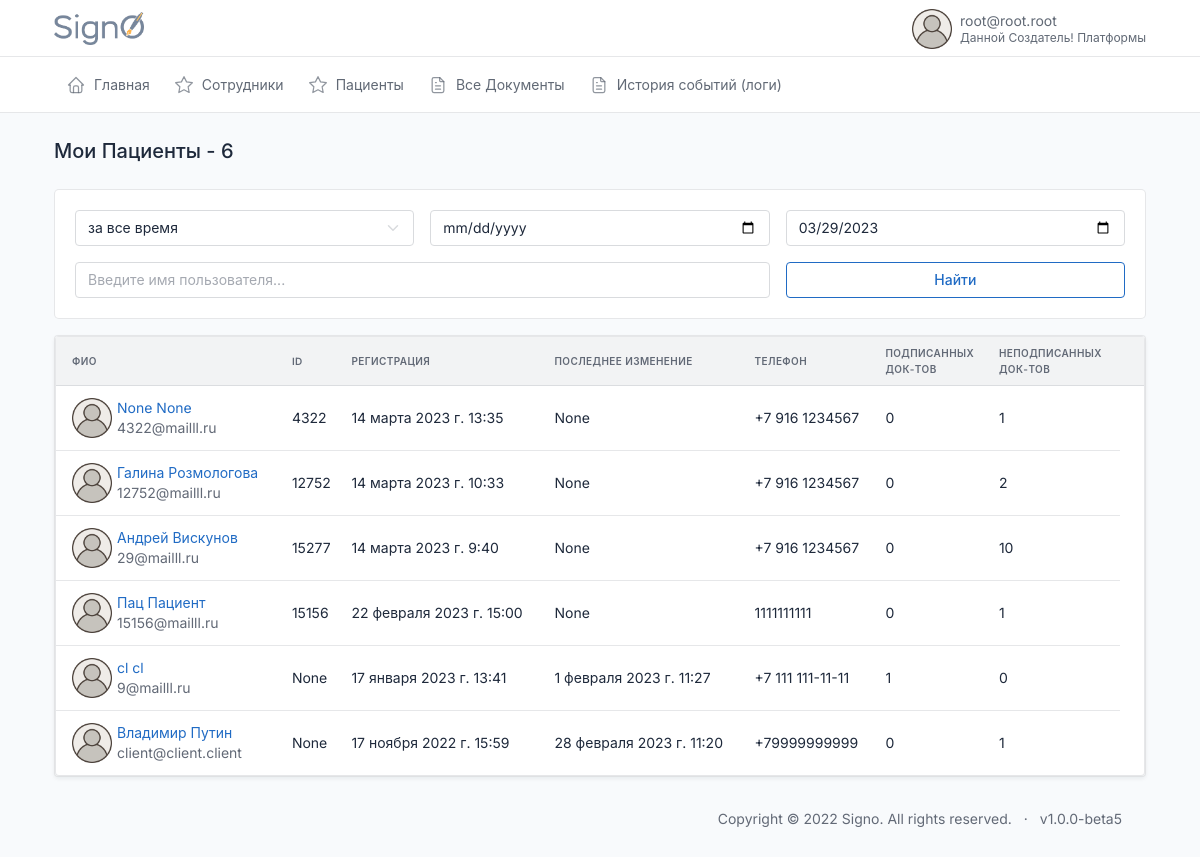
The page /myclients/ (signed in) on the database as committed earlier.
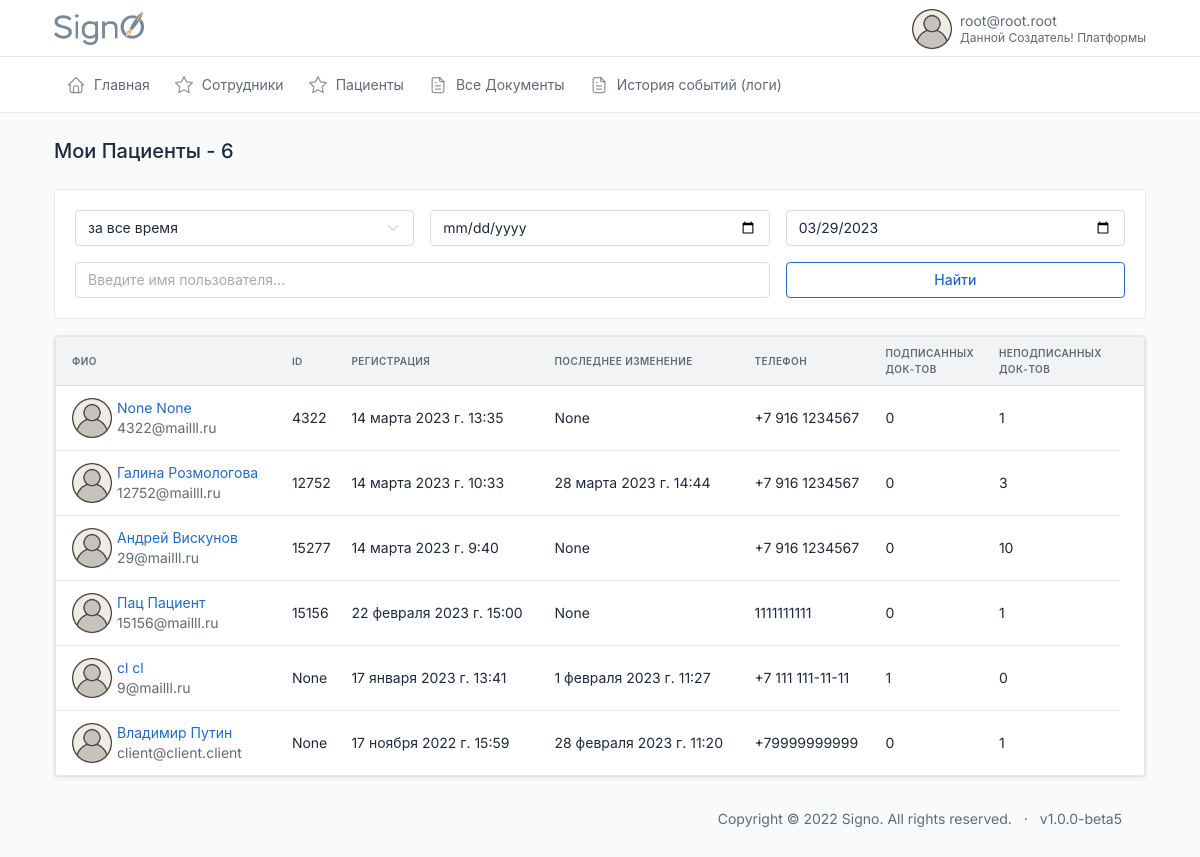
The same page on the database as committed later.
### users/models.py (models this page shows, shortened)
class CustomUser(AbstractBaseUser, PermissionsMixin):
    email = models.EmailField(max_length=254, unique=True, verbose_name='Электронная почта')
    first_name = models.CharField(u"Имя", max_length=100, blank=True, null=True)
    last_name = models.CharField(u"Фамилия", max_length=100, blank=True, null=True)
    patronymic = models.CharField(u"Отчество", max_length=100, blank=True, null=True)
    pasport_series = models.CharField(max_length=12, blank=True, verbose_name='Серия паспорта')
    pasport_number = models.CharField(max_length=12, blank=True, verbose_name='Номер паспорта')
    addres = models.CharField(max_length=240, blank=True, verbose_name='Адрес пользователя')
    user_profile_id = models.IntegerField(blank=True, verbose_name='ID пользователя', null=True)
    phone = models.CharField(max_length=24, verbose_name='Телефон')
    uniq_id = models.CharField(unique=True, max_length=12, blank=True, null=True, verbose_name='Уникальный ID')
    photo = models.ImageField(
        upload_to='users/%Y/%m/%d/',
        blank=True,
        default='../static/images/default_avatar.png',
        verbose_name='Аватар')
    is_active = models.BooleanField(default=True, verbose_name='Активирован')
    is_admin = models.BooleanField(default=False, verbose_name='Администратор')
    is_staff = models.BooleanField(_('staff status'), default=False)
    is_superuser = models.BooleanField(_('super user'), default=False)
    date_joined = models.DateTimeField(u'date joined', blank=True, null=True, default=timezone.now)
    last_login = models.DateTimeField(u'last login', blank=True, null=True)
    groups = models.ManyToManyField(Group, blank=True, null=True, verbose_name='Группы', related_name='groups')
    user_permissions = models.ManyToManyField(Permission, blank=True, null=True, verbose_name='Разрешения', related_name='user_permissions')
    date_of_birthday = models.DateField(blank=True, null=True, verbose_name='Дата Рождения')
    ADMINISTRATOR = 'AD'
    DOCTOR = 'DO'
    CLIENT = 'CL'
    DIRECTOR = 'DI'
    TYPE_ROLE = [
        (ADMINISTRATOR, 'Администратор'),
        (DOCTOR, 'Врач'),
        (CLIENT, 'Клиент'),
        (DIRECTOR, 'Руководитель')
    ]
    type = models.CharField(max_length=6, choices=TYPE_ROLE, default=CLIENT, verbose_name='Тип пользователя')
    ban = models.BooleanField(default=False, verbose_name='Уволен')
    ban_date = models.DateTimeField(verbose_name='дата увольнения', blank=True, null=True)
    ecp = models.BooleanField(default=False, verbose_name='Наличие ЭЦП')
    USERNAME_FIELD = 'email'
    REQUIRED_FIELDS = []
    objects = CustomUserManager()
    class Meta:
        verbose_name='Пользователь'
        verbose_name_plural='Пользователи'

### index/views.py (the view)
# urls.py: path('myclients/', myclients, name='myclients'),
def myclients(request):
    all_users = CustomUser.objects.filter(
            Q(recipient__sender=request.user) | Q(recipient__founder=request.user))
    all_users = annotate_users_with_number_of_signed_docs(
                                            all_users,
                                            'recipient__recipient_status')
    users = search_users(request, all_users)
    context = {
        'title': f'Мои Пациенты - {all_users.count()}',
        'users': users,
    }
    return render(request, 'index/myclients.html', context=context)

### users/services.py (called while the page is built, shortened)
def search_users(request, all_users):
    search_name = request.GET.get('search')
    period = request.GET.get('period')
    user_type = request.GET.get('user_type')
    if period:
        start_date, end_date = get_dates(period, all_users)
        all_users = all_users.filter(date_joined__range=[start_date, end_date])
    if user_type:
        all_users = all_users.filter(type=user_type)
    sort_filter = request.GET.get('sort')
    if sort_filter:
        all_users = all_users.order_by(sort_filter)
    else:
        all_users = all_users.order_by('-date_joined')
    return all_users

### index/templates/index/myclients.html
{%extends 'index.html'%}
{%block content%}
{% include 'common/_info_box_users.html' %}
<div class="col-12">
                <div class="card">
                  {% include 'common/_clients_table.html' %}
                </div>
              </div>
{%endblock%}

### templates/common/_clients_table.html (shortened to what this page needs)
{% load static %}
{% load extra_tags %}
<div class="col-12">
    <div class="card">
      <div class="table-responsive">
        <table class="table table-vcenter card-table">
          <thead>
            <tr>
              <th id="th-last_name" class='sortable-table-header' onclick="filterByField('last_name')">ФИО</th>
              <th id="th-id" class='sortable-table-header' onclick="filterByField('id')">ID
              </th>
              <th id="th-date_joined" class='sortable-table-header' onclick="filterByField('date_joined')">Регистрация</th>
              <th id="th-last_login" class='sortable-table-header' onclick="filterByField('last_login')">Последнее изменение</th>
              {% if request.user.type != 'DO' %}
                <th>Телефон</th>
              {% endif %}
              <th id="th-signed_docs" class='sortable-table-header' onclick="filterByField('signed_docs')">Подписанных<br> док-тов</th>
              <th id="th-not_signed_docs" class='sortable-table-header' onclick="filterByField('not_signed_docs')">Неподписанных<br> док-тов</th>
              <th class="w-1"></th>
            </tr>
          </thead>
          <tbody class="lazy-loading-users">
          {% for user in users %}
          <tr class="lazy-row-users">
              <td>
                <div class="d-flex py-1 align-items-center">
                  {% if user.photo %}
                    <img width=40px height=40px src="{{user.photo.url}}" style="margin-right:5px">
                  {% endif %}
                <div class="flex-fill">
                      {% if request.user.type != 'DO' %}
                        <a href="{%url 'user' user.id%}"><div class="font-weight-medium">{{user.first_name}} {{user.last_name}}</div></a>
                      {% else %}
                        <div class="font-weight-medium">{{user.first_name}} {{user.last_name}}</div>
                      {% endif %}
                    <div class="text-muted">{{user.email}}</div>
                  </div>
                </div>
              </td>
              <td>
                <div>{{ user.uniq_id }}</div>
              </td>
              <td>
                <div>{{ user.date_joined }}</div>
              </td>
              <td>
                <div>{{ user.last_login }}</div>
              </td>
              {% if request.user.type != 'DO' %}
              <td>
                <div>{{ user.phone }}</div>
              </td>
              {% endif %}
              <td>
                <div>{{ user.signed_docs }}</div>
              </td>
              <td>
                <div>{{ user.not_signed_docs }}</div>
              </td>
            </tr>
          {% endfor %}
          </tbody>
        </table>
      </div>
    </div>
  </div>

Rows that differ between the two databases and show on the page:
changed CustomUser "Галина": last_login "None" → "28 марта 2023 г. 14:44"; not_signed_docs "2" → "3"
